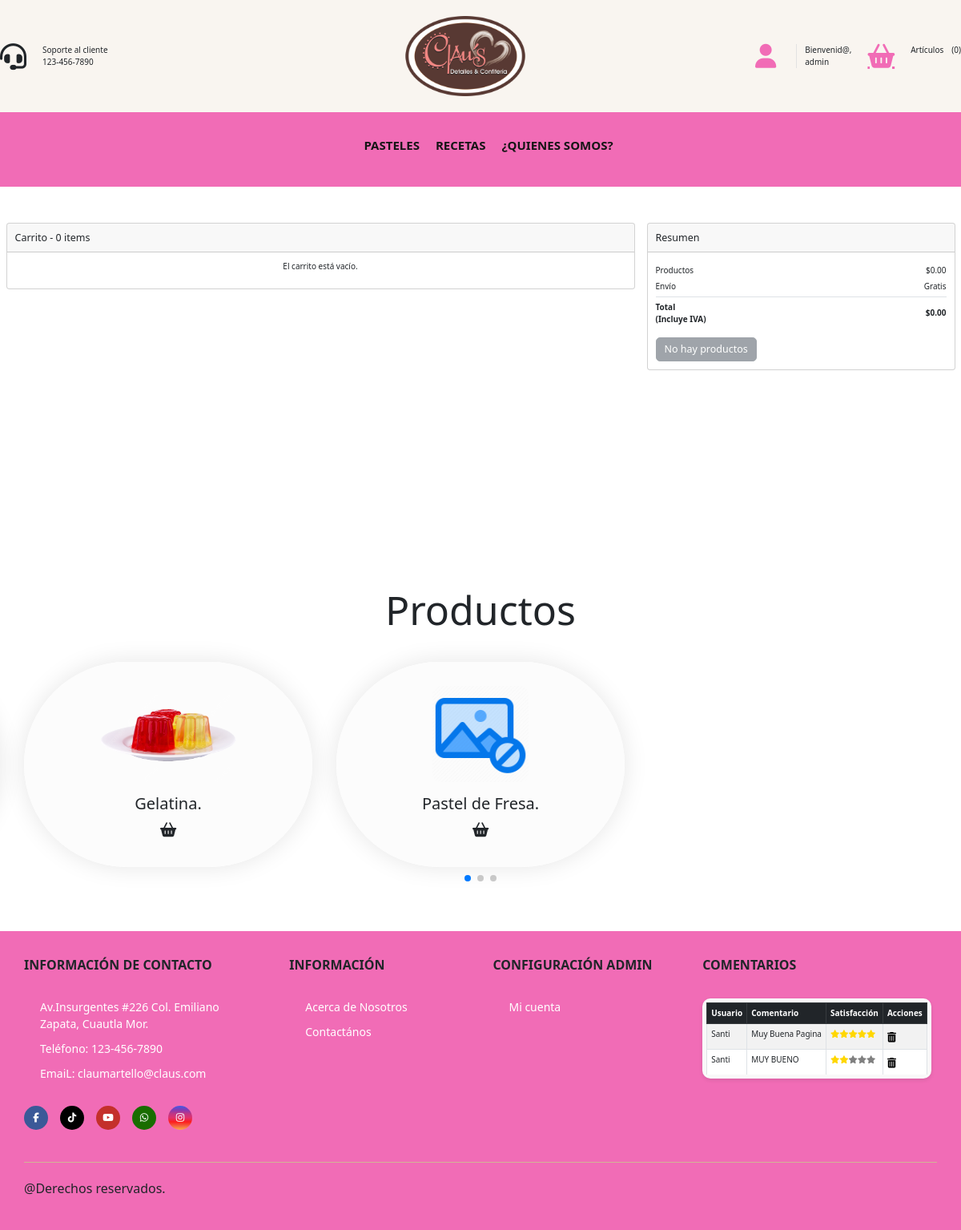
Screenshot of /Vista/carrito.php (signed in) with the database file from the repository.
### tables this page shows
CREATE TABLE `pasteles` (
  `id_pastel` int(11) NOT NULL COMMENT 'Guarda el numero identificador del pastel',
  `nombreP` varchar(20) NOT NULL COMMENT 'Guarda el nombre del pastel',
  `descripcion` text NOT NULL COMMENT 'Guarda una descripcion de lo que contiene el pastel',
  `precio` double NOT NULL DEFAULT 0 COMMENT 'Guarda el precio del pastel',
  `visualizacion` varchar(15) NOT NULL COMMENT 'Se alamacena visualizar o ocultar dependiendo si se desea visualizar el pastel',
  PRIMARY KEY (`id_pastel`)
);

CREATE TABLE `comentarios` (
  `id` int(11) NOT NULL AUTO_INCREMENT,
  `idUsuario` varchar(10) NOT NULL COMMENT 'Guarda el numero identificador del usuario que hizo el comentario',
  `comentario` text NOT NULL COMMENT 'Guarda el comentario realizado por el usuario',
  `satisfaccion` int(11) NOT NULL COMMENT 'Guarda la satisfacci?n del usuario con el servicio (1-5)',
  PRIMARY KEY (`id`),
  KEY `idUsuario` (`idUsuario`),
  CONSTRAINT `comentarios_ibfk_1` FOREIGN KEY (`idUsuario`) REFERENCES `usuarios` (`usuario`) ON DELETE CASCADE ON UPDATE CASCADE
);

CREATE TABLE `usuarios` (
  `usuario` varchar(10) NOT NULL COMMENT 'Guarda el nombre identificador del usuario',
  `nombre` varchar(20) NOT NULL COMMENT 'Guarda el nombre real del usuario',
  `apellido` varchar(20) NOT NULL COMMENT 'Guarda el apellido del usuario',
  `correo` varchar(30) NOT NULL COMMENT 'Guarda el correo del usuario',
  `contrasena` varchar(30) NOT NULL COMMENT 'Guarda la contrasenia del usuario',
  `rol` int(11) NOT NULL COMMENT 'Tipo de rol del usuario',
  PRIMARY KEY (`usuario`),
  KEY `rol` (`rol`),
  CONSTRAINT `usuarios_ibfk_1` FOREIGN KEY (`rol`) REFERENCES `rol` (`id_rol`) ON UPDATE CASCADE
);

### Vista/carrito.php (the view, shortened to what the rows shown need)
<?php require '../Static/head.php'; ?>
<link rel="stylesheet" href="../Static/css/CarritoStyle.css" />
<body>
    <section class="produ" id="produ">
        <div class="heading">
            <h1 class="heading-1">Productos</h1>
        </div>
        <div class="swiper produ-row">
            <div class="swiper-wrapper">
                <?php
                $counter = 4;
                foreach (array_slice($pasteles, 3) as $row) {
                    $imagen = "../Static/img/Productos/" . $row['nombreP'] . ".png";
                    if (!file_exists($imagen)) {
                        $imagen = "../Static/img/nophoto.png";
                    }
                    ?>
                    <div class="swiper-slide box">
                        <div class="img">
                            <img onclick="handleButtonClick(<?php echo $counter; ?>, '<?php echo $url; ?>', <?php echo $row['id_pastel']; ?>,
                                    '<?php echo htmlspecialchars($row['descripcion'], ENT_QUOTES); ?>')" src="<?php echo $imagen; ?>" alt="">
                        </div>
                        <div class="produ-content">
                            <h3><?php echo $row['nombreP']; ?>.</h3>
                            <div class="orderNow">
                                <button class="fa-solid fa-basket-shopping"
                                    onclick="handleButtonClick(<?php echo $counter; ?>, '<?php echo $url; ?>', <?php echo $row['id_pastel']; ?>,
                                    '<?php echo htmlspecialchars($row['descripcion'], ENT_QUOTES); ?>')">
                                </button>
                            </div>
                        </div>
                    </div>
                    <?php
                    $counter++;
                }
                ?>
            </div>
        </div>
    </section>
    <?php require '../Static/footer.php';?>
</body>

### Static/footer.php (shortened to what the rows shown need)
<footer class="footer">
			<div class="container container-footer">
				<div class="menu-footer">
					<div class="newsletter">
						<div class="content">
              <div class="comentarios">
                <div class="table-responsive">
                    <table class="table table-striped table-bordered table-hover">
                        <thead class="table-dark">
                            <tr>
                                <th>Usuario</th>
                                <th>Comentario</th>
                                <th>Satisfacción</th>
                                <th>Acciones</th>
                            </tr>
                        </thead>
                        <tbody>
                            <?php
                            $consulta = "SELECT c.idUsuario, c.id ,c.comentario, c.satisfaccion, u.nombre FROM comentarios c JOIN usuarios u ON c.idUsuario = u.usuario;";
                            $resultado = mysqli_query($conexion, $consulta);
                            $index = 0;
                            if (mysqli_num_rows($resultado) > 0) {
                                while ($row = mysqli_fetch_assoc($resultado)) {
                                    $nombre = $row['nombre'];
                                    $com = $row['comentario'];
                                    $satisfaccion = $row['satisfaccion'];
                            ?>
                            <tr>
                                <td><?php echo $nombre; ?></td>
                                <td><?php echo $com; ?></td>
                                <td>
                                    <?php
                                    for ($i = 1; $i <= 5; $i++) {
                                        if ($i <= $satisfaccion) {
                                            echo '<i class="fa fa-star" style="color: gold;"></i>';
                                        } else {
                                            echo '<i class="fa fa-star" style="color: gray;"></i>';
                                        }
                                    }
                                    ?>
                                </td>
                                <td>
                                  <?php if (isset($_SESSION['usuario']) && $_SESSION['usuario'] === $row['idUsuario'] || $rol == 1): ?>
                                        <form method="POST" action="../Controlador/Drop_comentario.php" style="display: inline;" id="form-eliminarCom-<?php echo $index; ?>">
                                            <button type="button" onclick="confirmarEliminacionCom(<?php echo $index; ?>)" style="background: none; border: none; padding: 0;">
                                                <i class="fa fa-trash" aria-hidden="true" style="color: black; font-size: 0.9em; cursor: pointer;"></i>
                                            </button>
                                        </form>
                                  <?php endif; ?>
                                </td>
                            </tr>
                            <?php
                                $index++;
                                }
                            } else {
                                echo '<tr><td colspan="4">No hay Comentarios disponibles.</td></tr>';
                            }
                            ?>
                        </tbody>
                    </table>
                </div>
            </div>
						</div>
					</div>
				</div>
			</div>
		</footer>

### rows the page displays
pasteles: shows a picture, nombreP "Pastel de Fresa"
pasteles: nombreP (picture), nombreP "Gelatina"
comentarios: idUsuario.nombre "Santi", comentario "Muy Buena Pagina", satisfaccion 5 (drawn)
comentarios: idUsuario.nombre "Santi", comentario "MUY BUENO", satisfaccion 2 (drawn)

### other values shown
$_SESSION['usuario'] "admin"
$numero_articulos "0"
$total "0.00"
